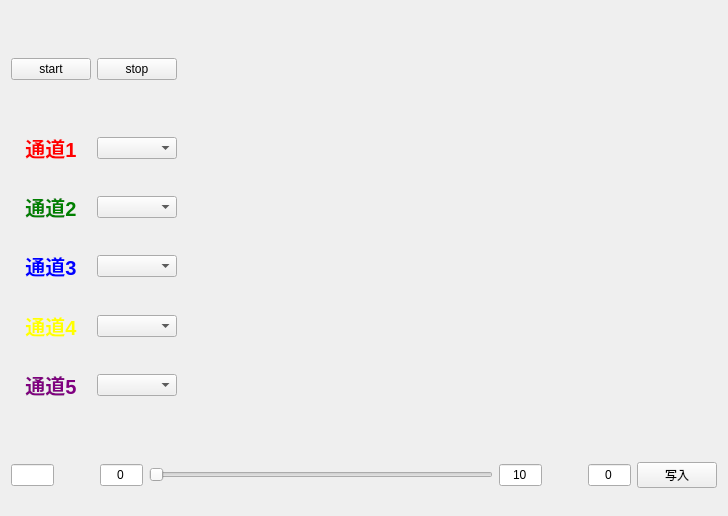
      <widget class="QWidget" name="control">
       <layout class="QVBoxLayout" name="verticalLayout_6" stretch="50,1,4,2">
        <item>
         <layout class="QHBoxLayout" name="horizontalLayout_11" stretch="1,15">
          <item>
           <layout class="QGridLayout" name="gridLayout_2" rowstretch="2,1,2,1,1,1,1,1,1,1,1,1,2">
            <item row="8" column="0">
             <spacer name="verticalSpacer_4">
              <property name="orientation">
               <enum>Qt::Vertical</enum>
              </property>
              <property name="sizeType">
               <enum>QSizePolicy::Expanding</enum>
              </property>
              <property name="sizeHint" stdset="0">
               <size>
                <width>20</width>
                <height>20</height>
               </size>
              </property>
             </spacer>
            </item>
            <item row="9" column="1">
             <widget class="QComboBox" name="combo_ch4"/>
            </item>
            <item row="10" column="0">
             <spacer name="verticalSpacer_5">
              <property name="orientation">
               <enum>Qt::Vertical</enum>
              </property>
              <property name="sizeType">
               <enum>QSizePolicy::Expanding</enum>
              </property>
              <property name="sizeHint" stdset="0">
               <size>
                <width>20</width>
                <height>20</height>
               </size>
              </property>
             </spacer>
            </item>
            <item row="1" column="0">
             <widget class="QPushButton" name="wave_start">
              <property name="text">
               <string>start</string>
              </property>
             </widget>
            </item>
            <item row="3" column="0">
             <widget class="QLabel" name="label_ch1">
              <property name="font">
               <font>
                <pointsize>15</pointsize>
                <weight>75</weight>
                <bold>true</bold>
               </font>
              </property>
              <property name="styleSheet">
               <string notr="true">color: red;</string>
              </property>
              <property name="text">
               <string>通道1</string>
              </property>
              <property name="scaledContents">
               <bool>false</bool>
              </property>
              <property name="alignment">
               <set>Qt::AlignCenter</set>
              </property>
             </widget>
            </item>
            <item row="11" column="1">
             <widget class="QComboBox" name="combo_ch5"/>
            </item>
            <item row="7" column="1">
             <widget class="QComboBox" name="combo_ch3"/>
            </item>
            <item row="4" column="0">
             <spacer name="verticalSpacer_2">
              <property name="orientation">
               <enum>Qt::Vertical</enum>
              </property>
              <property name="sizeType">
               <enum>QSizePolicy::Expanding</enum>
              </property>
              <property name="sizeHint" stdset="0">
               <size>
                <width>20</width>
                <height>20</height>
               </size>
              </property>
             </spacer>
            </item>
            <item row="2" column="0">
             <spacer name="verticalSpacer">
              <property name="orientation">
               <enum>Qt::Vertical</enum>
              </property>
              <property name="sizeHint" stdset="0">
               <size>
                <width>20</width>
                <height>40</height>
               </size>
              </property>
             </spacer>
            </item>
            <item row="5" column="0">
             <widget class="QLabel" name="label_ch2">
              <property name="font">
               <font>
                <pointsize>15</pointsize>
                <weight>75</weight>
                <bold>true</bold>
               </font>
              </property>
              <property name="styleSheet">
               <string notr="true">color: green;</string>
              </property>
              <property name="text">
               <string>通道2</string>
              </property>
              <property name="alignment">
               <set>Qt::AlignCenter</set>
              </property>
             </widget>
            </item>
            <item row="12" column="0">
             <spacer name="verticalSpacer_6">
              <property name="orientation">
               <enum>Qt::Vertical</enum>
              </property>
              <property name="sizeType">
               <enum>QSizePolicy::Expanding</enum>
              </property>
              <property name="sizeHint" stdset="0">
               <size>
                <width>20</width>
                <height>20</height>
               </size>
              </property>
             </spacer>
            </item>
            <item row="6" column="0">
             <spacer name="verticalSpacer_3">
              <property name="orientation">
               <enum>Qt::Vertical</enum>
              </property>
              <property name="sizeType">
               <enum>QSizePolicy::Expanding</enum>
              </property>
              <property name="sizeHint" stdset="0">
               <size>
                <width>20</width>
                <height>20</height>
               </size>
              </property>
             </spacer>
            </item>
            <item row="7" column="0">
             <widget class="QLabel" name="label_ch3">
              <property name="font">
               <font>
                <pointsize>15</pointsize>
                <weight>75</weight>
                <bold>true</bold>
               </font>
              </property>
              <property name="styleSheet">
               <string notr="true">color: blue;</string>
              </property>
              <property name="text">
               <string>通道3</string>
              </property>
              <property name="alignment">
               <set>Qt::AlignCenter</set>
              </property>
             </widget>
            </item>
            <item row="9" column="0">
             <widget class="QLabel" name="label_ch4">
              <property name="font">
               <font>
                <pointsize>15</pointsize>
                <weight>75</weight>
                <bold>true</bold>
               </font>
              </property>
              <property name="styleSheet">
               <string notr="true">color: yellow;</string>
              </property>
              <property name="text">
               <string>通道4</string>
              </property>
              <property name="alignment">
               <set>Qt::AlignCenter</set>
              </property>
             </widget>
            </item>
            <item row="3" column="1">
             <widget class="QComboBox" name="combo_ch1"/>
            </item>
            <item row="5" column="1">
             <widget class="QComboBox" name="combo_ch2"/>
            </item>
            <item row="1" column="1">
             <widget class="QPushButton" name="wave_stop">
              <property name="text">
               <string>stop</string>
              </property>
             </widget>
            </item>
            <item row="11" column="0">
             <widget class="QLabel" name="label_ch5">
              <property name="font">
               <font>
                <pointsize>15</pointsize>
                <weight>75</weight>
                <bold>true</bold>
               </font>
              </property>
              <property name="styleSheet">
               <string notr="true">color: purple;</string>
              </property>
              <property name="text">
               <string>通道5</string>
              </property>
              <property name="alignment">
               <set>Qt::AlignCenter</set>
              </property>
             </widget>
            </item>
            <item row="0" column="0">
             <spacer name="verticalSpacer_7">
              <property name="orientation">
               <enum>Qt::Vertical</enum>
              </property>
              <property name="sizeHint" stdset="0">
               <size>
                <width>20</width>
                <height>40</height>
               </size>
              </property>
             </spacer>
            </item>
           </layout>
          </item>
          <item>
           <widget class="QWidget" name="waveformshow" native="true"/>
          </item>
         </layout>
        </item>
        <item>
         <spacer name="verticalSpacer_8">
          <property name="orientation">
           <enum>Qt::Vertical</enum>
          </property>
          <property name="sizeHint" stdset="0">
           <size>
            <width>20</width>
            <height>40</height>
           </size>
          </property>
         </spacer>
        </item>
        <item>
         <layout class="QHBoxLayout" name="horizontalLayout_12" stretch="1,0,1,8,1,0,1,1">
          <item>
           <widget class="QLineEdit" name="controlval_show">
            <property name="readOnly">
             <bool>true</bool>
            </property>
           </widget>
          </item>
          <item>
           <spacer name="horizontalSpacer_10">
            <property name="orientation">
             <enum>Qt::Horizontal</enum>
            </property>
            <property name="sizeHint" stdset="0">
             <size>
              <width>40</width>
              <height>20</height>
             </size>
            </property>
           </spacer>
          </item>
          <item>
           <widget class="QLineEdit" name="VAL_min">
            <property name="text">
             <string>0</string>
            </property>
            <property name="alignment">
             <set>Qt::AlignCenter</set>
            </property>
           </widget>
          </item>
          <item>
           <widget class="QSlider" name="VAL_slider">
            <property name="orientation">
             <enum>Qt::Horizontal</enum>
            </property>
           </widget>
          </item>
          <item>
           <widget class="QLineEdit" name="VAL_max">
            <property name="text">
             <string>10</string>
            </property>
            <property name="alignment">
             <set>Qt::AlignCenter</set>
            </property>
           </widget>
          </item>
          <item>
           <spacer name="horizontalSpacer_11">
            <property name="orientation">
             <enum>Qt::Horizontal</enum>
            </property>
            <property name="sizeHint" stdset="0">
             <size>
              <width>40</width>
              <height>20</height>
             </size>
            </property>
           </spacer>
          </item>
          <item>
           <widget class="QLineEdit" name="VAL">
            <property name="text">
             <string>0</string>
            </property>
            <property name="alignment">
             <set>Qt::AlignCenter</set>
            </property>
           </widget>
          </item>
          <item>
           <widget class="QPushButton" name="VAL_write">
            <property name="text">
             <string>写入</string>
            </property>
           </widget>
          </item>
         </layout>
        </item>
        <item>
         <spacer name="verticalSpacer_9">
          <property name="orientation">
           <enum>Qt::Vertical</enum>
          </property>
          <property name="sizeHint" stdset="0">
           <size>
            <width>20</width>
            <height>40</height>
           </size>
          </property>
         </spacer>
        </item>
       </layout>
      </widget>
